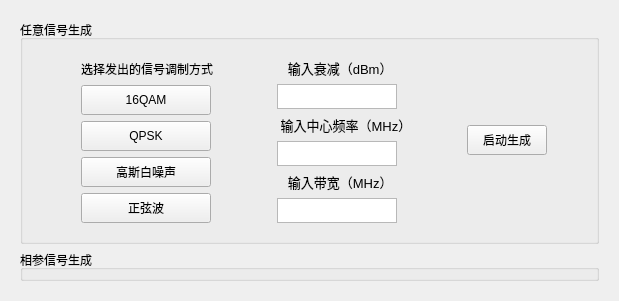
         <widget class="QWidget" name="page_4">
          <layout class="QVBoxLayout" name="verticalLayout_10">
           <item>
            <widget class="QWidget" name="widget_5" native="true">
             <layout class="QVBoxLayout" name="verticalLayout_13">
              <item>
               <widget class="QGroupBox" name="groupBox_8">
                <property name="sizePolicy">
                 <sizepolicy hsizetype="Preferred" vsizetype="Maximum">
                  <horstretch>0</horstretch>
                  <verstretch>0</verstretch>
                 </sizepolicy>
                </property>
                <property name="minimumSize">
                 <size>
                  <width>0</width>
                  <height>30</height>
                 </size>
                </property>
                <property name="maximumSize">
                 <size>
                  <width>16777215</width>
                  <height>270</height>
                 </size>
                </property>
                <property name="title">
                 <string>任意信号生成</string>
                </property>
                <layout class="QHBoxLayout" name="horizontalLayout_3">
                 <item>
                  <spacer name="horizontalSpacer_10">
                   <property name="orientation">
                    <enum>Qt::Horizontal</enum>
                   </property>
                   <property name="sizeHint" stdset="0">
                    <size>
                     <width>40</width>
                     <height>20</height>
                    </size>
                   </property>
                  </spacer>
                 </item>
                 <item>
                  <widget class="QWidget" name="widget_7" native="true">
                   <property name="maximumSize">
                    <size>
                     <width>16777215</width>
                     <height>16777215</height>
                    </size>
                   </property>
                   <layout class="QVBoxLayout" name="verticalLayout_8">
                    <property name="leftMargin">
                     <number>9</number>
                    </property>
                    <item>
                     <widget class="QLabel" name="label_13">
                      <property name="enabled">
                       <bool>true</bool>
                      </property>
                      <property name="sizePolicy">
                       <sizepolicy hsizetype="Maximum" vsizetype="Maximum">
                        <horstretch>0</horstretch>
                        <verstretch>0</verstretch>
                       </sizepolicy>
                      </property>
                      <property name="maximumSize">
                       <size>
                        <width>14000</width>
                        <height>30</height>
                       </size>
                      </property>
                      <property name="text">
                       <string>选择发出的信号调制方式</string>
                      </property>
                      <property name="alignment">
                       <set>Qt::AlignLeading|Qt::AlignLeft|Qt::AlignVCenter</set>
                      </property>
                     </widget>
                    </item>
                    <item>
                     <widget class="QPushButton" name="pushButton_5">
                      <property name="minimumSize">
                       <size>
                        <width>0</width>
                        <height>30</height>
                       </size>
                      </property>
                      <property name="maximumSize">
                       <size>
                        <width>130</width>
                        <height>16777215</height>
                       </size>
                      </property>
                      <property name="text">
                       <string>16QAM</string>
                      </property>
                     </widget>
                    </item>
                    <item>
                     <widget class="QPushButton" name="pushButton_4">
                      <property name="minimumSize">
                       <size>
                        <width>0</width>
                        <height>30</height>
                       </size>
                      </property>
                      <property name="maximumSize">
                       <size>
                        <width>130</width>
                        <height>16777215</height>
                       </size>
                      </property>
                      <property name="text">
                       <string>QPSK</string>
                      </property>
                     </widget>
                    </item>
                    <item>
                     <widget class="QPushButton" name="pushButton_3">
                      <property name="minimumSize">
                       <size>
                        <width>0</width>
                        <height>30</height>
                       </size>
                      </property>
                      <property name="maximumSize">
                       <size>
                        <width>130</width>
                        <height>16777215</height>
                       </size>
                      </property>
                      <property name="text">
                       <string>高斯白噪声</string>
                      </property>
                     </widget>
                    </item>
                    <item>
                     <widget class="QPushButton" name="pushButton_2">
                      <property name="minimumSize">
                       <size>
                        <width>0</width>
                        <height>30</height>
                       </size>
                      </property>
                      <property name="maximumSize">
                       <size>
                        <width>130</width>
                        <height>16777215</height>
                       </size>
                      </property>
                      <property name="text">
                       <string>正弦波</string>
                      </property>
                     </widget>
                    </item>
                   </layout>
                  </widget>
                 </item>
                 <item>
                  <spacer name="horizontalSpacer_11">
                   <property name="orientation">
                    <enum>Qt::Horizontal</enum>
                   </property>
                   <property name="sizeHint" stdset="0">
                    <size>
                     <width>40</width>
                     <height>20</height>
                    </size>
                   </property>
                  </spacer>
                 </item>
                 <item>
                  <widget class="QWidget" name="widget_9" native="true">
                   <property name="maximumSize">
                    <size>
                     <width>3500</width>
                     <height>16777215</height>
                    </size>
                   </property>
                   <property name="font">
                    <font>
                     <pointsize>10</pointsize>
                    </font>
                   </property>
                   <layout class="QVBoxLayout" name="verticalLayout_6">
                    <property name="leftMargin">
                     <number>9</number>
                    </property>
                    <item>
                     <widget class="QLabel" name="label_17">
                      <property name="maximumSize">
                       <size>
                        <width>16777215</width>
                        <height>25</height>
                       </size>
                      </property>
                      <property name="text">
                       <string>   输入衰减（dBm）</string>
                      </property>
                      <property name="alignment">
                       <set>Qt::AlignLeading|Qt::AlignLeft|Qt::AlignVCenter</set>
                      </property>
                     </widget>
                    </item>
                    <item>
                     <widget class="QTextEdit" name="textEdit_4">
                      <property name="sizePolicy">
                       <sizepolicy hsizetype="Maximum" vsizetype="Maximum">
                        <horstretch>0</horstretch>
                        <verstretch>0</verstretch>
                       </sizepolicy>
                      </property>
                      <property name="maximumSize">
                       <size>
                        <width>120</width>
                        <height>25</height>
                       </size>
                      </property>
                     </widget>
                    </item>
                    <item>
                     <widget class="QLabel" name="label_16">
                      <property name="maximumSize">
                       <size>
                        <width>16777215</width>
                        <height>25</height>
                       </size>
                      </property>
                      <property name="text">
                       <string> 输入中心频率（MHz）</string>
                      </property>
                      <property name="alignment">
                       <set>Qt::AlignLeading|Qt::AlignLeft|Qt::AlignVCenter</set>
                      </property>
                     </widget>
                    </item>
                    <item>
                     <widget class="QTextEdit" name="textEdit_3">
                      <property name="sizePolicy">
                       <sizepolicy hsizetype="Maximum" vsizetype="Maximum">
                        <horstretch>0</horstretch>
                        <verstretch>0</verstretch>
                       </sizepolicy>
                      </property>
                      <property name="maximumSize">
                       <size>
                        <width>120</width>
                        <height>25</height>
                       </size>
                      </property>
                     </widget>
                    </item>
                    <item>
                     <widget class="QLabel" name="label_14">
                      <property name="maximumSize">
                       <size>
                        <width>16777215</width>
                        <height>25</height>
                       </size>
                      </property>
                      <property name="text">
                       <string>   输入带宽（MHz）</string>
                      </property>
                      <property name="alignment">
                       <set>Qt::AlignLeading|Qt::AlignLeft|Qt::AlignVCenter</set>
                      </property>
                     </widget>
                    </item>
                    <item>
                     <widget class="QTextEdit" name="textEdit">
                      <property name="sizePolicy">
                       <sizepolicy hsizetype="Maximum" vsizetype="Maximum">
                        <horstretch>0</horstretch>
                        <verstretch>0</verstretch>
                       </sizepolicy>
                      </property>
                      <property name="maximumSize">
                       <size>
                        <width>120</width>
                        <height>25</height>
                       </size>
                      </property>
                     </widget>
                    </item>
                   </layout>
                  </widget>
                 </item>
                 <item>
                  <spacer name="horizontalSpacer_12">
                   <property name="orientation">
                    <enum>Qt::Horizontal</enum>
                   </property>
                   <property name="sizeHint" stdset="0">
                    <size>
                     <width>40</width>
                     <height>20</height>
                    </size>
                   </property>
                  </spacer>
                 </item>
                 <item>
                  <widget class="QPushButton" name="arbitrarySignalGenerate_LaunchBtn">
                   <property name="minimumSize">
                    <size>
                     <width>30</width>
                     <height>30</height>
                    </size>
                   </property>
                   <property name="maximumSize">
                    <size>
                     <width>100</width>
                     <height>16777215</height>
                    </size>
                   </property>
                   <property name="text">
                    <string>启动生成</string>
                   </property>
                  </widget>
                 </item>
                 <item>
                  <spacer name="horizontalSpacer_13">
                   <property name="orientation">
                    <enum>Qt::Horizontal</enum>
                   </property>
                   <property name="sizeHint" stdset="0">
                    <size>
                     <width>40</width>
                     <height>20</height>
                    </size>
                   </property>
                  </spacer>
                 </item>
                </layout>
               </widget>
              </item>
              <item>
               <widget class="QGroupBox" name="groupBox_9">
                <property name="title">
                 <string>相参信号生成</string>
                </property>
                <widget class="QPushButton" name="equalSignalRx">
                 <property name="geometry">
                  <rect>
                   <x>200</x>
                   <y>100</y>
                   <width>100</width>
                   <height>30</height>
                  </rect>
                 </property>
                 <property name="minimumSize">
                  <size>
                   <width>30</width>
                   <height>30</height>
                  </size>
                 </property>
                 <property name="maximumSize">
                  <size>
                   <width>100</width>
                   <height>16777215</height>
                  </size>
                 </property>
                 <property name="text">
                  <string>启动接收/生成</string>
                 </property>
                </widget>
                <widget class="QTextBrowser" name="textBrowser_4">
                 <property name="geometry">
                  <rect>
                   <x>510</x>
                   <y>60</y>
                   <width>251</width>
                   <height>101</height>
                  </rect>
                 </property>
                 <property name="sizePolicy">
                  <sizepolicy hsizetype="Maximum" vsizetype="Maximum">
                   <horstretch>0</horstretch>
                   <verstretch>0</verstretch>
                  </sizepolicy>
                 </property>
                 <property name="maximumSize">
                  <size>
                   <width>1000</width>
                   <height>1000</height>
                  </size>
                 </property>
                </widget>
               </widget>
              </item>
             </layout>
            </widget>
           </item>
          </layout>
         </widget>
